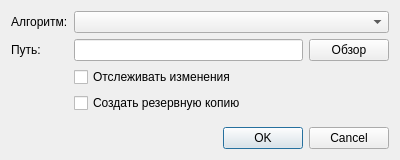
<?xml version="1.0" encoding="UTF-8"?>
<ui version="4.0">
 <class>AddFileDialog</class>
 <widget class="QDialog" name="AddFileDialog">
  <property name="geometry">
   <rect>
    <x>0</x>
    <y>0</y>
    <width>400</width>
    <height>160</height>
   </rect>
  </property>
  <property name="windowTitle">
   <string>Добавление файла</string>
  </property>
  <layout class="QFormLayout" name="formLayout">
   <item row="0" column="0">
    <widget class="QLabel" name="algorithmLabel">
     <property name="text">
      <string>Алгоритм:</string>
     </property>
    </widget>
   </item>
   <item row="0" column="1">
    <widget class="QComboBox" name="algorithmInput"/>
   </item>
   <item row="1" column="0">
    <widget class="QLabel" name="filePathLabel">
     <property name="text">
      <string>Путь:</string>
     </property>
    </widget>
   </item>
   <item row="1" column="1">
    <widget class="QWidget" name="fileControls" native="true">
     <layout class="QHBoxLayout" name="horizontalLayout">
      <property name="leftMargin">
       <number>0</number>
      </property>
      <property name="topMargin">
       <number>0</number>
      </property>
      <property name="rightMargin">
       <number>0</number>
      </property>
      <property name="bottomMargin">
       <number>0</number>
      </property>
      <item>
       <widget class="QLineEdit" name="filePathInput"/>
      </item>
      <item>
       <widget class="QPushButton" name="selectFile">
        <property name="text">
         <string>Обзор</string>
        </property>
        <property name="icon">
         <iconset resource="main.qrc">
          <normaloff>:/svgIcon/folder.svg</normaloff>:/svgIcon/folder.svg</iconset>
        </property>
       </widget>
      </item>
     </layout>
    </widget>
   </item>
   <item row="5" column="1">
    <widget class="QDialogButtonBox" name="buttonBox">
     <property name="orientation">
      <enum>Qt::Horizontal</enum>
     </property>
     <property name="standardButtons">
      <set>QDialogButtonBox::Cancel|QDialogButtonBox::Ok</set>
     </property>
    </widget>
   </item>
   <item row="4" column="1">
    <spacer name="verticalSpacer">
     <property name="orientation">
      <enum>Qt::Vertical</enum>
     </property>
     <property name="sizeHint" stdset="0">
      <size>
       <width>20</width>
       <height>40</height>
      </size>
     </property>
    </spacer>
   </item>
   <item row="2" column="1">
    <widget class="QCheckBox" name="watchInput">
     <property name="text">
      <string>Отслеживать изменения</string>
     </property>
    </widget>
   </item>
   <item row="3" column="1">
    <widget class="QCheckBox" name="backupInput">
     <property name="text">
      <string>Создать резервную копию</string>
     </property>
    </widget>
   </item>
  </layout>
 </widget>
 <resources>
  <include location="main.qrc"/>
 </resources>
 <connections>
  <connection>
   <sender>buttonBox</sender>
   <signal>accepted()</signal>
   <receiver>AddFileDialog</receiver>
   <slot>accept()</slot>
   <hints>
    <hint type="sourcelabel">
     <x>248</x>
     <y>254</y>
    </hint>
    <hint type="destinationlabel">
     <x>157</x>
     <y>274</y>
    </hint>
   </hints>
  </connection>
  <connection>
   <sender>buttonBox</sender>
   <signal>rejected()</signal>
   <receiver>AddFileDialog</receiver>
   <slot>reject()</slot>
   <hints>
    <hint type="sourcelabel">
     <x>316</x>
     <y>260</y>
    </hint>
    <hint type="destinationlabel">
     <x>286</x>
     <y>274</y>
    </hint>
   </hints>
  </connection>
  <connection>
   <sender>selectFile</sender>
   <signal>clicked()</signal>
   <receiver>AddFileDialog</receiver>
   <slot>showFileDialog()</slot>
   <hints>
    <hint type="sourcelabel">
     <x>311</x>
     <y>77</y>
    </hint>
    <hint type="destinationlabel">
     <x>199</x>
     <y>79</y>
    </hint>
   </hints>
  </connection>
 </connections>
 <slots>
  <slot>showFileDialog()</slot>
 </slots>
</ui>
